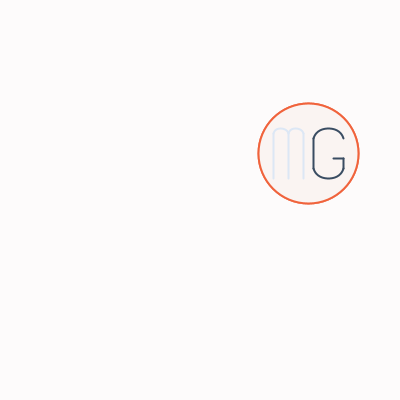
Frame 1 (no input)
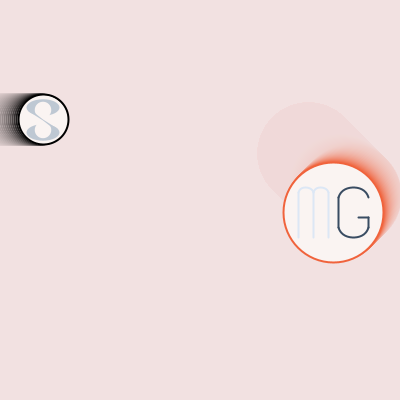
Frame 60 (the mouse pressed at the canvas centre just before this capture)
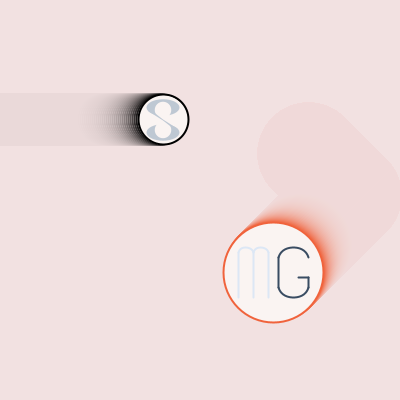
Frame 120 (the mouse held since frame 60 and released just before this capture)

The Processing sketch that drew these frames (run headless with seeded random() and noise(); from frame 60 on, the mouse is pressed at the canvas centre):

// Processing sketch: processing_51473
// ── processing_51473.pde

//homework #6 - 48257 S'12
//melissa (macy) goh copyright 2012
 
float x, y, dia;
float sx, sy, sdia;
float r, g, b;
float s;
float xSpeed, ySpeed;
float sxSpeed, sySpeed;
 
void setup()
{
 size(400, 400);
 background(255);
 smooth();
 frameRate(100);
 
 x = random(0, width);
 y = random(0, height);
 dia = 100;
 
 sx = -100;
 sy = random(height);
 sdia = 50;
 
 s = 2;
 
 drawMG(x, y, dia);
 drawS(sx, sy, sdia);
 
 xSpeed = 1;
 ySpeed = 1;
 
 sxSpeed = 2;
 sySpeed = 2;
  
 r = 190;
 g = 200;
 b = 211;
}
 
void draw()
{
 prepWindow();
 
 drawMG(x, y, dia);
 drawS(sx, sy, sdia);
 
 moveMG();
 moveS();
}
 
void drawMG(float x, float y, float dia)
{
 stroke(240, 99, 60);
 strokeWeight(s);
 fill(250, 244, 242);
 ellipse(x + dia*.5, y + dia*.5, dia, dia);
 
 stroke(220, 231, 245);
 strokeWeight(s);
 beginShape();
   vertex(x + dia*.15, y + dia*.30);
   vertex(x + dia*.15, y + dia*.75);
 endShape();
 
 beginShape();
   vertex(x + dia*.30, y + dia*.30);
   vertex(x + dia*.30, y + dia*.75);
 endShape();
 
 beginShape();
   vertex(x + dia*.45, y + dia*.30);
   vertex(x + dia*.45, y + dia*.75);
 endShape();
 
 noFill();
 beginShape();
   curveVertex(x + dia*.15, y + dia*.50);
   curveVertex(x + dia*.15, y + dia*.30);
   curveVertex(x + dia*.22, y + dia*.25);
   curveVertex(x + dia*.30, y + dia*.30);
   curveVertex(x + dia*.30, y + dia*.50);
 endShape();
 
 beginShape();
   curveVertex(x + dia*.30, y + dia*.50);
   curveVertex(x + dia*.30, y + dia*.30);
   curveVertex(x + dia*.37, y + dia*.25);
   curveVertex(x + dia*.45, y + dia*.30);
   curveVertex(x + dia*.45, y + dia*.50);
 endShape();
 
 stroke(57, 76, 98);
 beginShape();
   vertex(x + dia*.55, y + dia*.35);
   vertex(x + dia*.55, y + dia*.65);
 endShape();
 
 beginShape();
   vertex(x + dia*.85, y + dia*.55);
   vertex(x + dia*.85, y + dia*.65);
 endShape();
 
 beginShape();
   curveVertex(x + dia*.55, y + dia*.75);
   curveVertex(x + dia*.55, y + dia*.35);
   curveVertex(x + dia*.70, y + dia*.25);
   curveVertex(x + dia*.85, y + dia*.35);
   curveVertex(x + dia*.85, y + dia*.75);
 endShape();
 
 beginShape();
   curveVertex(x + dia*.55, y + dia*.25);
   curveVertex(x + dia*.55, y + dia*.65);
   curveVertex(x + dia*.70, y + dia*.75);
   curveVertex(x + dia*.85, y + dia*.65);
   curveVertex(x + dia*.85, y + dia*.25);
 endShape();
 
 beginShape();
   vertex(x + dia*.75, y + dia*.55);
   vertex(x + dia*.85, y + dia*.55);
 endShape();
}

void drawS(float sx, float sy, float sdia)
{
 stroke(0);
 strokeWeight(s);
 fill(250, 244, 242);
 ellipse(sx + sdia*.5, sy + sdia*.5, sdia, sdia);
 
 noStroke();
 fill(r, g, b);
 ellipse(sx + sdia*.5, sy + sdia*.25, sdia*.66, sdia*.33);
 ellipse(sx + sdia*.5, sy + sdia*.75, sdia*.66, sdia*.33);
 
 fill(250, 244, 242);
 ellipse(sx + sdia*.5, sy + sdia*.30, sdia*.33, sdia*.33);
 ellipse(sx + sdia*.5, sy + sdia*.70, sdia*.33, sdia*.33);
 
 fill(r, g, b);
 quad(sx + sdia*.5, sy + sdia*.49, sx + sdia*.5, sy + sdia*.51, sx + sdia*.20, sy +
sdia*.32, sx + sdia*.32, sy + sdia*.35);
 quad(sx + sdia*.5, sy + sdia*.51, sx + sdia*.5, sy + sdia*.49, sx + sdia*.80, sy +
sdia*.68, sx + sdia*.68, sy + sdia*.65);
}

void prepWindow()
{
  fill(240, 223, 218, 30);
  rect(0, 0, width, height);
}

void moveMG()
{
  x = x + xSpeed;
    
  if (x > width - dia)
  {
    xSpeed = -xSpeed;
  }
  
  else if (x < 0)
  {
    xSpeed = -xSpeed;
  }
  
  y = y + ySpeed;
  
  if (y > height - dia)
  {
    ySpeed = -ySpeed;
  }
  
  else if (y < 0)
  {
    ySpeed = -ySpeed;
  }
}

void moveS()
{
  sx = sx + sxSpeed;
  
  if (sx > width)
  {
    sx = -150;
    sy = sy + random(height);
  }
  
  else if (sy > height - sdia)
  {
    sy = random(height);
  }
}
